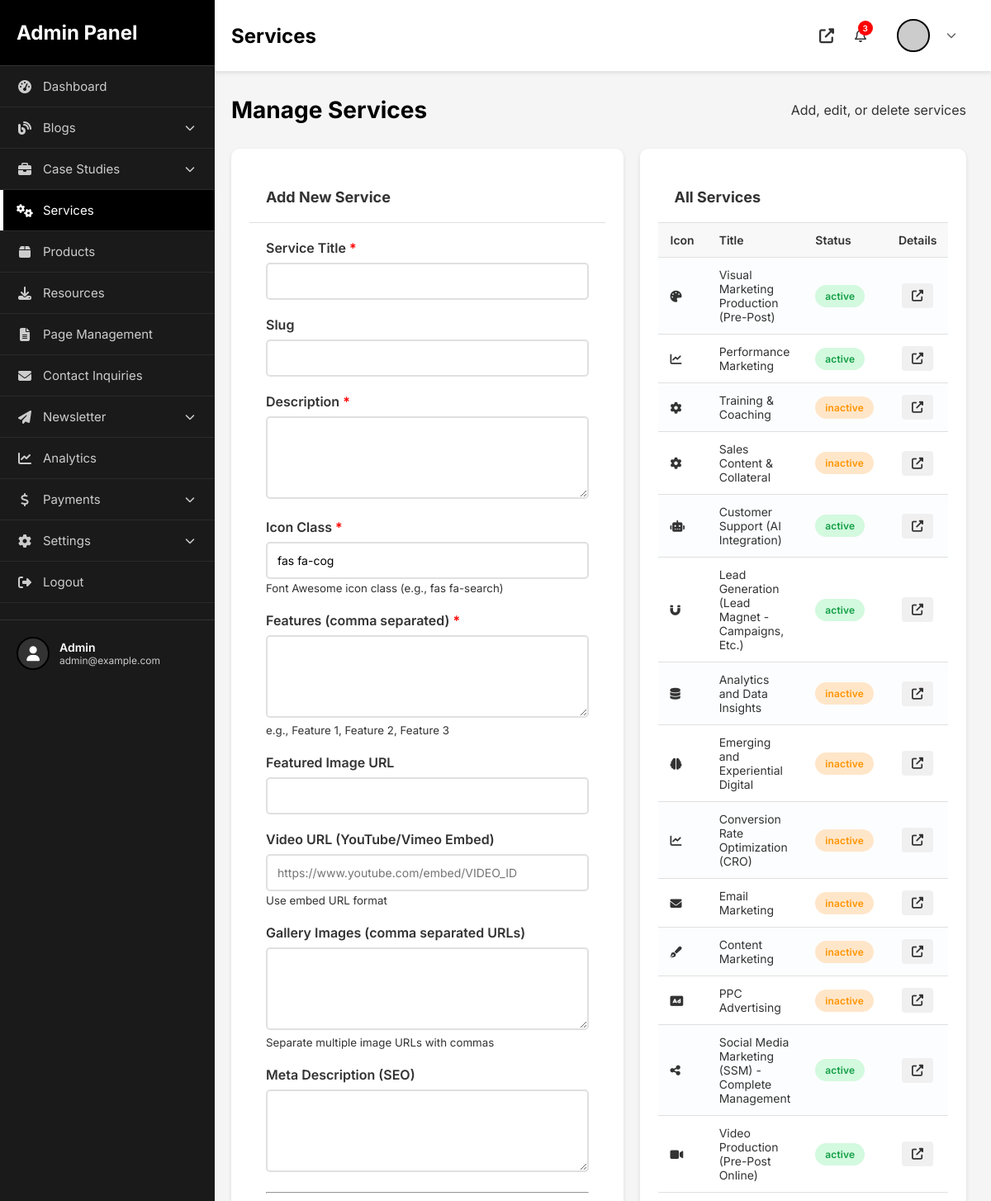
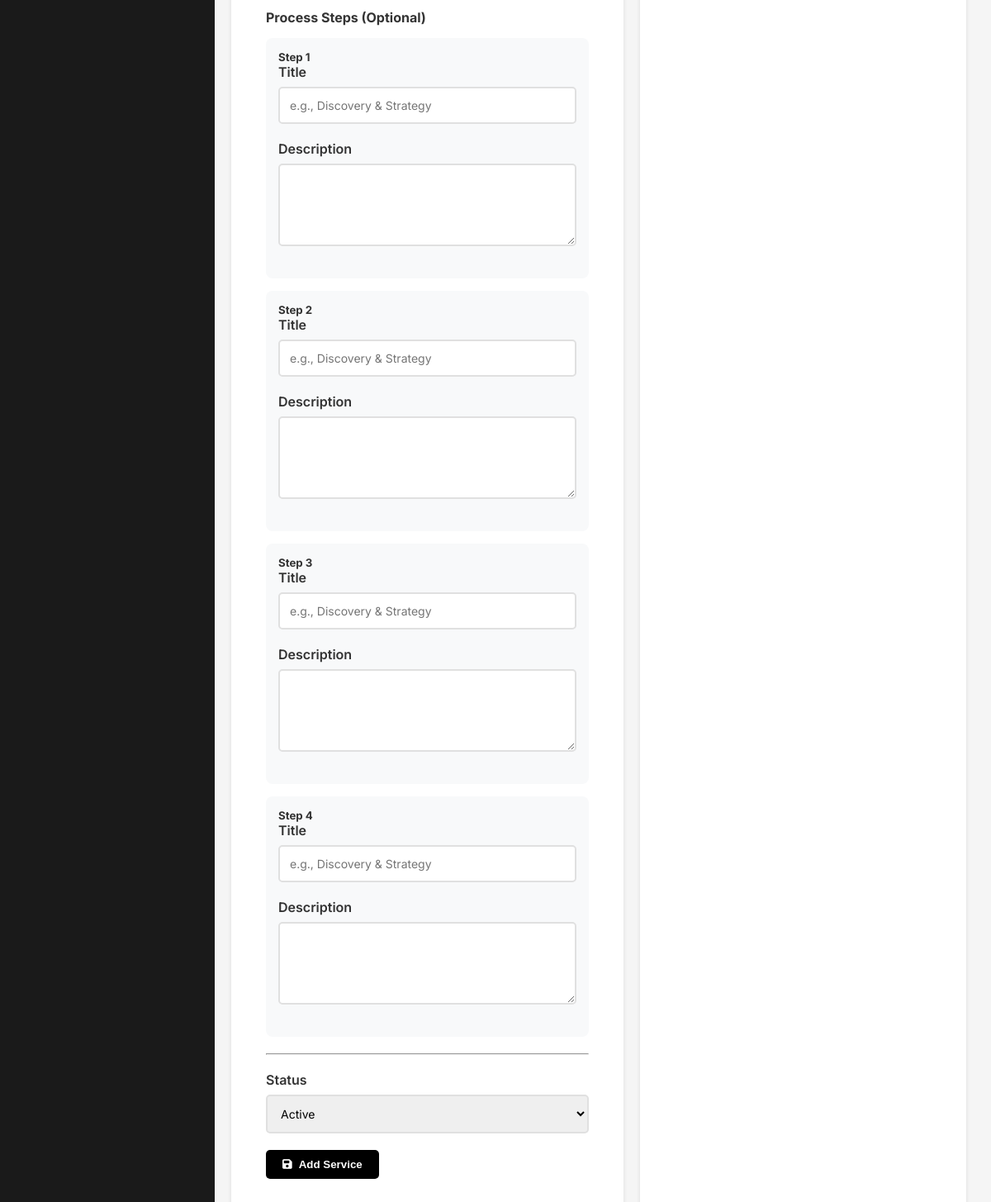
Screenshot of /admin/services.php (signed in) with the database file from the repository (2 pictures, top to bottom).
### tables this page shows
CREATE TABLE `services` (
  `id` int(11) NOT NULL AUTO_INCREMENT,
  `title` varchar(255) NOT NULL,
  `slug` varchar(255) NOT NULL,
  `description` text DEFAULT NULL,
  `icon` varchar(100) DEFAULT 'fas fa-cog',
  `services_info` text DEFAULT NULL,
  `featured_image` varchar(255) DEFAULT NULL,
  `display_order` int(11) DEFAULT 0,
  `status` enum('active','inactive') DEFAULT 'active',
  `created_at` timestamp NOT NULL DEFAULT current_timestamp(),
  `updated_at` timestamp NOT NULL DEFAULT current_timestamp() ON UPDATE current_timestamp(),
  PRIMARY KEY (`id`)
);

### admin/services.php (the view, shortened to what this page needs)
<?php
require_once __DIR__ . '/../config/config.php';
$edit_service = null;
$services = $db->query("SELECT * FROM services ORDER BY id DESC")->fetchAll();
?>
<?php include 'includes/layout-start.php'; ?>
    <div class="page-header">
        <h1>Manage Services</h1>
        <p>Add, edit, or delete services</p>
    </div>
    <div class="content-grid" style="grid-template-columns: 1.2fr 1fr; gap: 20px;">
        <div class="content-card" style="max-height: 112vh;  overflow-y: auto;">
            <div class="card-header" style="top: 0; background: white; z-index: 10;">
                <h3><?php echo $edit_service ? 'Edit Service' : 'Add New Service'; ?></h3>
            </div>
            <form method="POST" style="padding: 20px;">
                <div class="form-group">
                    <label>Service Title <span class="required">*</span></label>
                    <input type="text" name="title" class="form-control" value="<?php echo $edit_service ? htmlspecialchars($edit_service['title']) : ''; ?>" required>
                </div>
                <div class="form-group">
                    <label>Slug</label>
                    <input type="text" name="slug" class="form-control" value="<?php echo $edit_service ? htmlspecialchars($edit_service['slug']) : ''; ?>">
                </div>
                <div class="form-group">
                    <label>Description <span class="required">*</span></label>
                    <textarea name="description" class="form-control" rows="4" required><?php echo $edit_service ? htmlspecialchars($edit_service['description']) : ''; ?></textarea>
                </div>
                <div class="form-group">
                    <label>Icon Class <span class="required">*</span></label>
                    <input type="text" name="icon" class="form-control" value="<?php echo $edit_service ? htmlspecialchars($edit_service['icon']) : 'fas fa-cog'; ?>" required>
                    <small>Font Awesome icon class (e.g., fas fa-search)</small>
                </div>
                <div class="form-group">
                    <label>Features (comma separated) <span class="required">*</span></label>
                    <textarea name="services_info" class="form-control" rows="3" required><?php echo $edit_service ? implode(', ', json_decode($edit_service['services_info'], true) ?? []) : ''; ?></textarea>
                    <small>e.g., Feature 1, Feature 2, Feature 3</small>
                </div>
                <div class="form-group">
                    <label>Featured Image URL</label>
                    <input type="url" name="featured_image" class="form-control" value="<?php echo $edit_service ? htmlspecialchars($edit_service['featured_image']) : ''; ?>">
                </div>
                <div class="form-group">
                    <label>Video URL (YouTube/Vimeo Embed)</label>
                    <input type="url" name="video_url" class="form-control" value="<?php echo $edit_service ? htmlspecialchars($edit_service['video_url']) : ''; ?>" placeholder="https://www.youtube.com/embed/VIDEO_ID">
                    <small>Use embed URL format</small>
                </div>
                <div class="form-group">
                    <label>Gallery Images (comma separated URLs)</label>
                    <textarea name="gallery_images" class="form-control" rows="3"><?php echo $edit_service && $edit_service['gallery_images'] ? implode(', ', json_decode($edit_service['gallery_images'], true) ?? []) : ''; ?></textarea>
                    <small>Separate multiple image URLs with commas</small>
                </div>
                <div class="form-group">
                    <label>Meta Description (SEO)</label>
                    <textarea name="meta_description" class="form-control" rows="2"><?php echo $edit_service ? htmlspecialchars($edit_service['meta_description']) : ''; ?></textarea>
                </div>
                <hr style="margin: 20px 0;">
                <h4 style="margin-bottom: 15px;">Process Steps (Optional)</h4>
                <?php
                $process_steps = [];
                for($i = 1; $i <= 4; $i++):
                    $step = $process_steps[$i-1] ?? ['title' => '', 'description' => ''];
                ?>
                <div style="background: #f8f9fa; padding: 15px; margin-bottom: 15px; border-radius: 8px;">
                    <h5>Step <?php echo $i; ?></h5>
                    <div class="form-group">
                        <label>Title</label>
                        <input type="text" name="step_<?php echo $i; ?>_title" class="form-control" value="<?php echo htmlspecialchars($step['title']); ?>" placeholder="e.g., Discovery & Strategy">
                    </div>
                    <div class="form-group">
                        <label>Description</label>
                        <textarea name="step_<?php echo $i; ?>_desc" class="form-control" rows="2"><?php echo htmlspecialchars($step['description']); ?></textarea>
                    </div>
                </div>
                <?php endfor; ?>
                <hr style="margin: 20px 0;">
                <div class="form-group">
                    <label>Status</label>
                    <select name="status" class="form-control">
                        <option value="active" <?php echo ($edit_service && $edit_service['status'] == 'active') ? 'selected' : ''; ?>>Active</option>
                    </select>
                </div>
                <button type="submit" class="btn btn-primary">
                    <i class="fas fa-save"></i> <?php echo $edit_service ? 'Update' : 'Add'; ?> Service
                </button>
            </form>
        </div>
        <div class="content-card">
            <div class="card-header">
                <h3>All Services</h3>
            </div>
            <div class="table-responsive">
                <table class="data-table">
                    <thead>
                        <tr>
                            <th>Icon</th>
                            <th>Title</th>
                            <th>Status</th>
                            <th>Details</th>
                        </tr>
                    </thead>
                    <tbody>
                        <?php foreach($services as $service): ?>
                        <tr>
                            <td><i class="<?php echo htmlspecialchars($service['icon']); ?>"></i></td>
                            <td>
                                <?php echo htmlspecialchars($service['title']); ?>
                            </td>
                            <td><span class="badge <?php echo $service['status'] == 'active' ? 'badge-success' : 'badge-warning'; ?>"><?php echo htmlspecialchars($service['status']); ?></span></td>
                            <td>
                                <a href="/service-detail?slug=<?php echo htmlspecialchars($service['slug']); ?>" target="_blank" class="btn-icon" title="View Page">
                                    <i class="fas fa-external-link-alt"></i>
                                </a>
                            </td>
                        </tr>
                        <?php endforeach; ?>
                    </tbody>
                </table>
            </div>
        </div>
    </div>
</div>
<?php include 'includes/layout-end.php'; ?>

### admin/assets/css/admin.css (style rules this page uses)
* { margin: 0; padding: 0; box-sizing: border-box; }
body { font-family: 'Inter', -apple-system, BlinkMacSystemFont, 'Segoe UI', sans-serif; background: #f5f5f5; color: #333; }
.page-header { display: flex; justify-content: space-between; align-items: center; margin-bottom: 30px; }
.page-header h1 { font-size: 28px; color: #000; }
.content-grid { display: grid; grid-template-columns: repeat(auto-fit, minmax(500px, 1fr)); gap: 20px; }
.content-card { background: white; border-radius: 10px; box-shadow: 0 2px 5px rgba(0,0,0,0.1); overflow: hidden; }
.card-header { padding: 20px; border-bottom: 1px solid #e0e0e0; display: flex; justify-content: space-between; align-items: center; }
.card-header h3 { font-size: 18px; }
.table-responsive { overflow-x: auto; }
.data-table { width: 100%; border-collapse: collapse; }
.data-table thead { background: #f8f8f8; }
.data-table th, .data-table td { padding: 12px 15px; text-align: left; border-bottom: 1px solid #e0e0e0; }
.data-table th { font-weight: 600; font-size: 14px; color: #333; }
.data-table td { font-size: 14px; }
.badge { display: inline-block; padding: 6px 12px; border-radius: 14px; font-size: 12px; font-weight: 600; letter-spacing: .01em; }
.badge-success { background: #d3f9df; color: #129e44; }
.badge-warning { background: #ffe6c9; color: #ff9400; }
.btn-primary, .btn-small, .btn-icon { padding: 10px 20px; background: #000; color: white; border: none; border-radius: 5px; cursor: pointer; text-decoration: none; display: inline-flex; align-items: center; gap: 8px; font-weight: 600; transition: all 0.3s; }
.btn-icon { padding: 8px 12px; font-size: 14px; background: #f0f0f0; color: #333; border-radius: 4px; text-decoration: none; display: inline-flex; align-items: center; justify-content: center; transition: all 0.3s; margin: 0 4px; }
.form-group { margin-bottom: 20px; }
.form-group label { display: block; margin-bottom: 8px; font-weight: 600; color: #333; }
.form-control { width: 100%; padding: 12px; border: 2px solid #e0e0e0; border-radius: 5px; font-size: 14px; transition: border-color 0.3s; font-family: inherit; }
textarea.form-control { resize: vertical; min-height: 100px; }
.required { color: #f00; }
.data-table tbody tr:nth-child(odd) td { background: #fcfdfe; }
.data-table .btn-icon i { font-size: 14px; }
.content-card { padding: 28px 22px; margin-bottom: 30px; max-height: 112vh; overflow-y: auto; }

### rows the page displays
services: title "Visual Marketing Production (Pre-Post)", status "active"
services: title "Performance Marketing", status "active"
services: title "Training & Coaching", status "inactive"
services: title "Sales Content & Collateral", status "inactive"
services: title "Customer Support (AI Integration)", status "active"
services: title "Lead Generation (Lead Magnet - Campaigns, Etc.)", status "active"
services: title "Analytics and Data Insights", status "inactive"
services: title "Emerging and Experiential Digital", status "inactive"
services: title "Conversion Rate Optimization (CRO)", status "inactive"
services: title "Email Marketing", status "inactive"
services: title "Content Marketing", status "inactive"
services: title "PPC Advertising", status "inactive"
services: title "Social Media Marketing (SSM) - Complete Management", status "active"
services: title "Video Production (Pre-Post Online)", status "active"

### other values shown
$_SESSION['admin_email'] "admin@example.com"
str_replace('-', ' ', basename($_SERVER['PHP_SELF'], '.php')) "Services"
